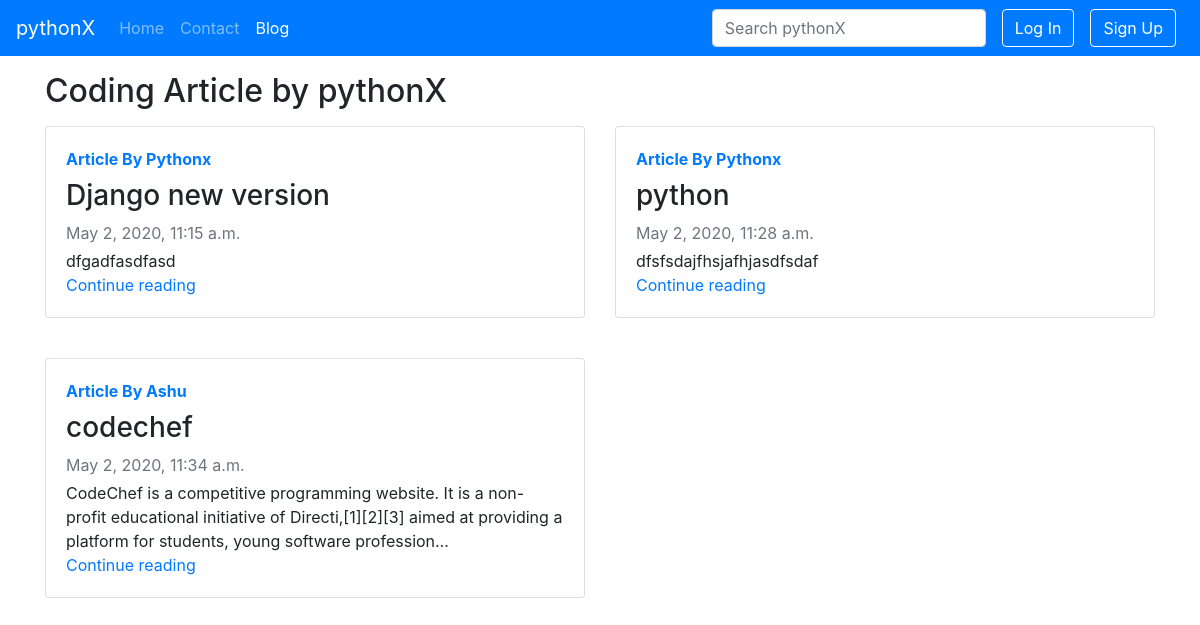
Screenshot of /blog/ with the database file from the repository.
### blog/models.py (models this page shows, shortened)
class Post(models.Model):
    sno = models.AutoField(primary_key=True)
    title = models.CharField(max_length=250)
    content = models.TextField()
    author = models.CharField(max_length=150)
    slug = models.CharField(max_length=120, default='')
    timeStamp = models.DateTimeField(blank=True)

### blog/views.py (the view)
# urls.py: path('', views.blogHome, name='blogHome'),
def blogHome(request):
    allPosts = Post.objects.all()
    context = {
        'allPosts': allPosts,
    }
    return render(request, 'blog/blog.html', context)

### templates/blog/blog.html (shortened to what this page needs)
{% extends 'base.html'%}
{% block blogactive %}active{% endblock blogactive %}
{% block body %}
<div class="container my-3">
    <h2>Coding Article by pythonX</h2>
    <div class="row my-3">
        {% for a in allPosts %}
        <div class="col-md-6">
            <div class="card flex-md-row mb-4 box-shadow h-md-250">
                <div class="card-body d-flex flex-column align-items-start">
                    <strong class="d-inline-block mb-2 text-primary" style="text-transform: capitalize">Article by {{a.author}}</strong>
                    <h3>{{a.title}}</h3>
                    <div class="mb-1 text-muted">{{a.timeStamp}}</div>
                    <p class="card-text mb-auto">{{a.content| truncatechars:180}}</p>
                    <a href="/blog/{{a.slug}}">Continue reading</a>
                </div>
            </div>
        </div>
        {% if forloop.counter|divisibleby:"2" and not forloop.last %}
            </div> <div class="row my-3">
        {% endif %}
    {%endfor%}
    </div>
</div>
{% endblock body %}

### templates/base.html (shortened to what this page needs)
<!doctype html>
{% load static %}
<html lang="en">
<head>
    <link href="https://stackpath.bootstrapcdn.com/bootstrap/4.3.1/css/bootstrap.min.css"
          rel="stylesheet">
</head>
<body>
<nav class="navbar navbar-expand-lg navbar-dark bg-primary">
    <a class="navbar-brand" href="/">pythonX</a>
    <div class="collapse navbar-collapse" id="navbarSupportedContent">
        <ul class="navbar-nav mr-auto">
            <li class="nav-item {% block homeactive %}{% endblock homeactive %}">
                <a class="nav-link" href="/">Home <span class="sr-only">(current)</span></a>
            </li>
            <li class="nav-item {% block contactactive %}{% endblock contactactive %}">
                <a class="nav-link" href="/contact">Contact</a>
            </li>
            <li class="nav-item {% block blogactive %}{% endblock blogactive %}">
                <a class="nav-link" href="/blog">Blog</a>
            </li>
        </ul>
        <form class="form-inline my-2 my-lg-0" method="get" action="/search" role="search">
            <input name="query" id="query" class="form-control mr-sm-2" type="search" placeholder="Search pythonX"
                   aria-label="Search">
        </form>
        {% if user.is_authenticated %}
        <div class="dropdown show mx-5 ">
            <a class="btn btn-primary dropdown-toggle" href="#" role="button" id="dropdownMenuLink"
               data-toggle="dropdown" aria-haspopup="true" aria-expanded="false">
                {{request.user}}
            </a>
            <div class="dropdown-menu" aria-labelledby="dropdownMenuLink" style="min-width: 7rem;">
                {% if user.get_username == superUser %}
                <a class="dropdown-item" href="/adminPanel/">Admin Panel</a>
                {% endif %}
                <a class="dropdown-item" href="/logout/">Logout</a>
            </div>
        </div>
        {% else %}
        <button type="button" class="btn btn-outline-primary mx-2" data-toggle="modal" data-target="#loginModal">
            Log In
        </button>
        <button type="button" class="btn btn-outline-primary mx-2" data-toggle="modal" data-target="#signupModal">
            Sign Up
        </button>
        {% endif %}
    </div>
</nav>
{% block body %}{% endblock %}
</body>
</html>

### rows the page displays
Post: author "Pythonx", title "Django new version", timeStamp "May 2, 2020, 11:15 a.m.", content "dfgadfasdfasd"
Post: author "Pythonx", title "python", timeStamp "May 2, 2020, 11:28 a.m.", content "dfsfsdajfhsjafhjasdfsdaf"
Post: author "Ashu", title "codechef", timeStamp "May 2, 2020, 11:34 a.m.", content "CodeChef is a competitive programming website. It is a non-profit educational initiative of Directi,[1][2][3] aimed at providing a platform for students, young software profession…"
